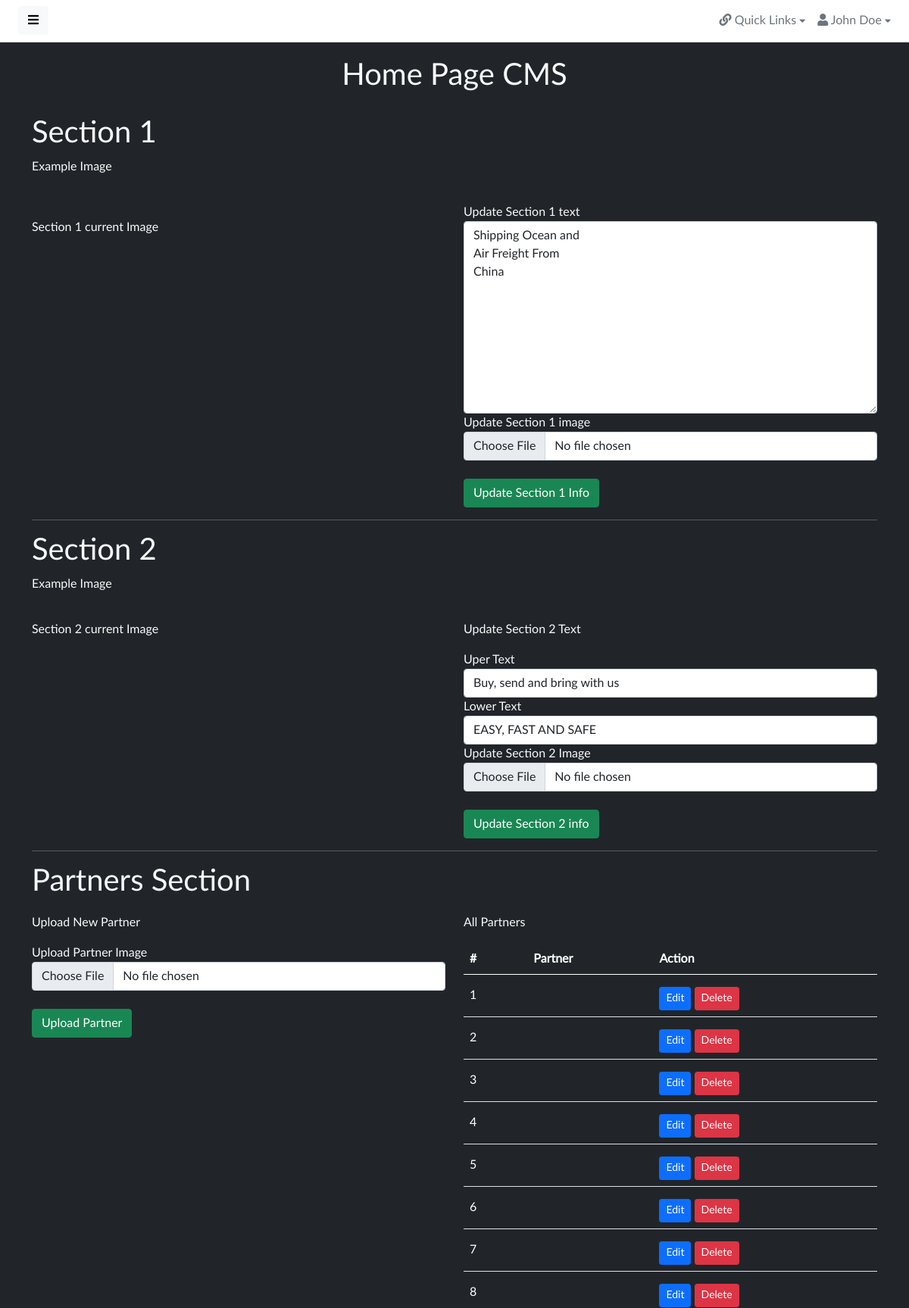
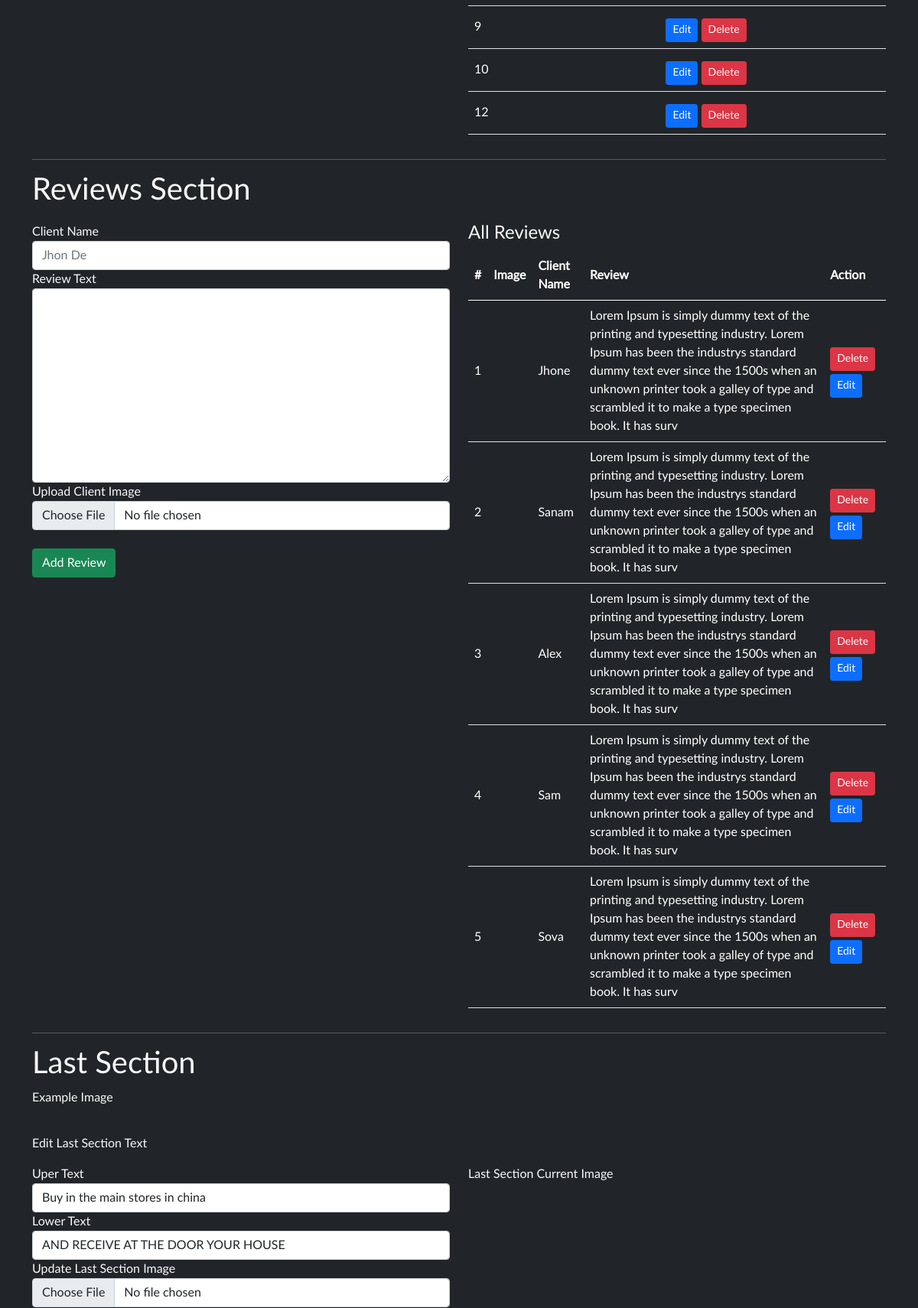
Page /admin/home.php (upper part) on the committed database (2 pictures, top to bottom).
### tables this page shows
CREATE TABLE `homeheader` (
  `id` int(11) NOT NULL,
  `logo` varchar(255) DEFAULT NULL,
  `text` varchar(255) DEFAULT NULL
);

CREATE TABLE `homeunderheader` (
  `id` int(11) NOT NULL,
  `logo` varchar(255) DEFAULT NULL,
  `title1` varchar(255) DEFAULT NULL,
  `title2` varchar(255) DEFAULT NULL
);

CREATE TABLE `partners` (
  `id` int(11) NOT NULL,
  `image` varchar(255) DEFAULT NULL
);

CREATE TABLE `clientreview` (
  `id` int(11) NOT NULL,
  `name` varchar(255) DEFAULT NULL,
  `review` varchar(255) DEFAULT NULL,
  `image` varchar(255) DEFAULT NULL
);

CREATE TABLE `homelastbluesection` (
  `id` int(11) NOT NULL,
  `title1` varchar(255) DEFAULT NULL,
  `title2` varchar(255) DEFAULT NULL,
  `logo` varchar(255) DEFAULT NULL
);

### admin/home.php (the view, shortened to what this page needs)
<?php
include "../db/db.php";
?>
<!doctype html>
<html lang="en">
<head>
    <link href="assets/vendor/fontawesome/css/fontawesome.min.css" rel="stylesheet">
    <link href="assets/vendor/fontawesome/css/solid.min.css" rel="stylesheet">
    <link href="assets/vendor/fontawesome/css/brands.min.css" rel="stylesheet">
    <link href="assets/vendor/bootstrap/css/bootstrap.min.css" rel="stylesheet">
    <link href="assets/css/master.css" rel="stylesheet">
    <link href="assets/vendor/flagiconcss/css/flag-icon.min.css" rel="stylesheet">
</head>
<body class="bg-dark text-light">
    <div class="wrapper">
        <div id="body" class="active">
            <nav class="navbar navbar-expand-lg navbar-white bg-white">
                <button type="button" id="sidebarCollapse" class="btn btn-light">
                    <i class="fas fa-bars"></i><span></span>
                </button>
                <div class="collapse navbar-collapse" id="navbarSupportedContent">
                    <ul class="nav navbar-nav ms-auto">
                        <li class="nav-item dropdown">
                            <div class="nav-dropdown">
                                <a href="#" id="nav1" class="nav-item nav-link dropdown-toggle text-secondary" data-bs-toggle="dropdown" aria-expanded="false">
                                    <i class="fas fa-link"></i> <span>Quick Links</span> <i style="font-size: .8em;" class="fas fa-caret-down"></i>
                                </a>
                            </div>
                        </li>
                        <li class="nav-item dropdown">
                            <div class="nav-dropdown">
                                <a href="#" id="nav2" class="nav-item nav-link dropdown-toggle text-secondary" data-bs-toggle="dropdown" aria-expanded="false">
                                    <i class="fas fa-user"></i> <span>John Doe</span> <i style="font-size: .8em;" class="fas fa-caret-down"></i>
                                </a>
                            </div>
                        </li>
                    </ul>
                </div>
            </nav>
            <h1 style="text-align: center; margin-top:20px">Home Page CMS</h1>
            <div class="content" style="margin-top: 20px;">
                <div class="container">
                    <div class="row">
                    <h1>Section 1</h1>
                    <p>Example Image</p>
                    <form action="backend/updateHomeHeader.php" method="POST" enctype="multipart/form-data">
                        <div class="row">
                        <div class="col-md-6" style="margin-top: 20px;">
                            <?php
                            $sql = "SELECT * FROM `homeheader`";
                            $res = mysqli_query($con,$sql);
                            if(mysqli_num_rows($res) > 0){
                                while($row = mysqli_fetch_array($res)){
                                    $text = $row['text'];
                                    $image = $row['logo'];
                                }
                            }
                            ?>
                            <p>Section 1 current Image</p>
                        </div>
                        <div class="col-md-6">
                            <div class="form-group">
                                <label for="">Update Section 1 text</label>
                                <textarea class="form-control" name="text" cols="30" rows="10"><?php echo $text?>
                                </textarea>
                            </div>
                            <div class="form-group">
                                <label for="">Update Section 1 image</label>
                                <input type="file" name="file" value="<?php echo $image?>" class="form-control">
                            </div>
                            <br>
                            <input type="submit" name="submit" value="Update Section 1 Info" class="btn btn-success">
                        </div>
                        </div>
                    </form>
                    </div>
                    <hr>
                    <div class="row">
                        <h1>Section 2</h1>
                        <p>Example Image</p>
                        <form action="backend/updateHomeUnderHeader.php" method="POST" enctype="multipart/form-data">
                            <div class="row">
                                <div class="col-md-6">
                                <?php
                            $sql = "SELECT * FROM `homeunderheader`";
                            $res = mysqli_query($con,$sql);
                            if(mysqli_num_rows($res) > 0){
                                while($row = mysqli_fetch_array($res)){
                                    $title1 = $row['title1'];
                                    $title2 = $row['title2'];
                                    $image2 = $row['logo'];
                                }
                            }
                            ?>
                                    <p>Section 2 current Image</p>
                                </div>
                                <div class="col-md-6">
                                    <p>Update Section 2 Text</p>
                                    <div class="form-group">
                                        <label for="">Uper Text</label>
                                        <input type="text" name="title1" value="<?php echo $title1?>" class="form-control">
                                    </div>
                                    <div class="form-group">
                                        <label for="">Lower Text</label>
                                        <input type="text" name="title2" value="<?php echo $title2?>" class="form-control">
                                    </div>
                                    <div class="form-group">
                                        <label for="">Update Section 2 Image</label>
                                        <input type="file" name="file" value="<?php echo $image2?>" class="form-control">
                                    </div>
                                    <br>
                                    <input type="submit" name="submit" value="Update Section 2 info" class="btn btn-success">
                                </div>
                            </div>
                        </form>
                    </div>
                    <hr>
                    <div class="row">
                        <h1>Partners Section</h1>
                        <div class="col-md-6">
                            <p>Upload New Partner</p>
                            <form action="backend/homeUploadPartner.php" method="POST" enctype="multipart/form-data">
                            <div class="form-group">
                                <label for="">Upload Partner Image</label>
                                <input type="file" name="file" class="form-control">
                            </div><br>
                            <input type="submit" name="submit" class="btn btn-success" value="Upload Partner">
                            </form>
                        </div>
                        <div class="col-md-6">
                            <p>All Partners</p>
                            <table class="table">
                                <thead>
                                    <tr>
                                        <th style="color: white;">#</th>
                                        <th style="color: white;">Partner</th>
                                        <th style="color: white;">Action</th>
                                    </tr>
                                </thead>
                                <tbody>
                                    <?php
                                    $sql = "SELECT * FROM partners";
                                    $result = $con->query($sql);
                                    if ($result->num_rows > 0) {
                                      while($row = $result->fetch_assoc()) {
                                        ?>
                                        <tr>
                                        <td style="color: white;"><?php echo $row['id'];?></td>
                                        <td style="color: white;"><img src="../uploads/<?php echo $row['image'];?>" width="20%" alt=""></td>
                                        <td style="color: white;"><a href="backend/homeEditPartner.php?id=<?php echo $row['id'];?>" class="btn btn-primary btn-sm mt-2">Edit</a> <a href="backend/homeDeletePartner.php?id=<?php echo $row['id'];?>" class="btn btn-danger btn-sm mt-2" onclick="return confirm('Are you realy want to delete this?')">Delete</a></td>
                                    </tr>
                                        <?php
                                      }
                                    } else {
                                      echo "0 results";
                                    }
                                    ?>
                                </tbody>
                            </table>
                        </div>
                    </div>
                    <hr>
                    <div class="row">
                        <h1>Reviews Section</h1>
                        <div class="col-md-6">
                            <form action="backend/homeAddReview.php" method="POST" enctype="multipart/form-data">
                                <div class="form-group">
                                    <label for="">Client Name</label>
                                    <input type="text" name="cname" class="form-control" placeholder="Jhon De">
                                </div>
                                <div class="form-group">
                                    <label for="">Review Text</label>
                                    <textarea name="review" id="" cols="30" rows="10" class="form-control"></textarea>
                                </div>
                                <div class="form-group">
                                    <label for="">Upload Client Image</label>
                                    <input type="file" name="file" class="form-control">
                                </div><br>
                                <input type="submit" name="submit" class="btn btn-success" value="Add Review">
                            </form>
                        </div>
                        <div class="col-md-6">
                            <h4>All Reviews</h4>
                            <table class="table">
                                <thead>
                                    <th style="color: white;">#</th>
                                    <th style="color: white;">Image</th>
                                    <th style="color: white;">Client Name</th>
                                    <th style="color: white;">Review</th>
                                    <th style="color: white;">Action</th>
                                </thead>
                                <tbody>
                                   <?php
                                   $sql = "SELECT * FROM clientreview";
                                   $result = $con->query($sql);
                                   if ($result->num_rows > 0) {
                                     while($row = $result->fetch_assoc()) {
                                       ?>
                                        <tr>
                                       <td style="color: white;"><?php echo $row['id'];?></td>
                                       <td style="color: white;"><img src="../uploads/<?php echo $row['image'];?>" width="70px" alt=""></td>
                                       <td style="color: white;"><?php echo $row['name'];?></td>
                                       <td style="color: white;"><?php echo $row['review'];?></td>
                                       <td style="color: white;"><a onclick="return confirm('Are you sure you want to delete this?')" href="backend/homeDeleteReview.php?id=<?php echo $row['id'];?>" class="btn btn-danger btn-sm mt-1">Delete</a> <a href="backend/homeUpdateReview.php?id=<?php echo $row['id'];?>" class="btn btn-primary btn-sm mt-1">Edit</a></td>
                                   </tr>
                                       <?php
                                     }
                                   } else {
                                     echo "0 results";
                                   }
                                   ?>
                                </tbody>
                            </table>
                        </div>
                    </div>
                    <hr>
                    <div class="row">
                        <h1>Last Section</h1>
                        <p>Example Image</p>
                        <form action="backend/homeLastSection.php" method="POST" enctype="multipart/form-data">
                            <div class="row">
                            <?php
                            $sql = "SELECT * FROM `homelastbluesection`";
                            $res = mysqli_query($con,$sql);
                            if(mysqli_num_rows($res) > 0){
                                while($row = mysqli_fetch_array($res)){
                                    $lstitle1 = $row['title1'];
                                    $lstitle2 = $row['title2'];
                                    $lsimage3 = $row['logo'];
                                }
                            }
                            ?>
                                <p>Edit Last Section Text</p>
                                <div class="col-md-6">
                                <div class="form-group">
                                    <label for="">Uper Text</label>
                                    <input type="text" name="lstitle1" value="<?php echo $lstitle1?>" class="form-control">
                                </div>
                                <div class="form-group">
                                    <label for="">Lower Text</label>
                                    <input type="text" name="lstitle2" value="<?php echo $lstitle2?>" class="form-control">
                                </div>
                                <div class="form-group">
                                    <label for="">Update Last Section Image</label>
                                    <input type="file" name="file" value="<?php echo $lsimage3?>" class="form-control">
                                </div>
                                <br>
                                </div>
                                <div class="col-md-6">
                                    <p>Last Section Current Image</p>
                                </div>
                            </div>
                        </form>
                    </div>
                </div>
            </div>
        </div>
    </div>
</body>
</html>

### rows in the picture
homeheader: text "Shipping Ocean and Air Freight From China"
homeunderheader: title1 "Buy, send and bring with us", title2 "EASY, FAST AND SAFE"
partners: id "1"
partners: id "2"
partners: id "3"
partners: id "4"
partners: id "5"
partners: id "6"
partners: id "7"
partners: id "8"
partners: id "9"
partners: id "10"
partners: id "12"
clientreview: id "1", name "Jhone", review "Lorem Ipsum is simply dummy text of the printing and typesetting industry. Lorem Ipsum has been the industrys standard dummy text ever since the 1500s when an unknown printer took a galley of type and scrambled it to make a type specimen book. It has surv"
clientreview: id "2", name "Sanam", review "Lorem Ipsum is simply dummy text of the printing and typesetting industry. Lorem Ipsum has been the industrys standard dummy text ever since the 1500s when an unknown printer took a galley of type and scrambled it to make a type specimen book. It has surv"
clientreview: id "3", name "Alex", review "Lorem Ipsum is simply dummy text of the printing and typesetting industry. Lorem Ipsum has been the industrys standard dummy text ever since the 1500s when an unknown printer took a galley of type and scrambled it to make a type specimen book. It has surv"
clientreview: id "4", name "Sam", review "Lorem Ipsum is simply dummy text of the printing and typesetting industry. Lorem Ipsum has been the industrys standard dummy text ever since the 1500s when an unknown printer took a galley of type and scrambled it to make a type specimen book. It has surv"
clientreview: id "5", name "Sova", review "Lorem Ipsum is simply dummy text of the printing and typesetting industry. Lorem Ipsum has been the industrys standard dummy text ever since the 1500s when an unknown printer took a galley of type and scrambled it to make a type specimen book. It has surv"
homelastbluesection: lstitle1 "Buy in the main stores in china", lstitle2 "AND RECEIVE AT THE DOOR YOUR HOUSE"
